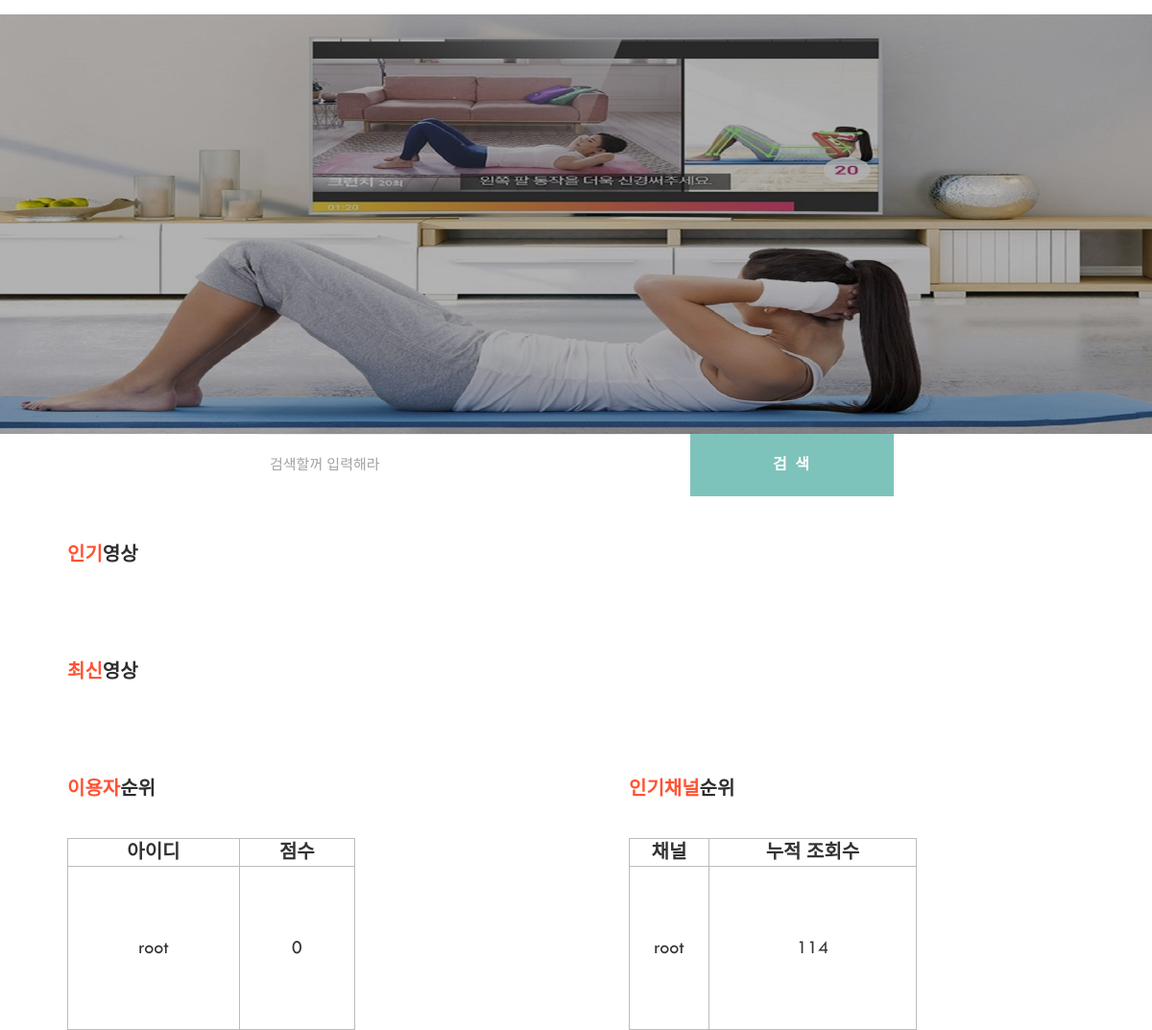
The page / on the database its author committed.
### Users/models.py (models this page shows, shortened)
class UsersDB(AbstractUser): # AbstractUser에 name, password, email 필드가 존재, 따로 만들 필요 없음, 이거 이용해서 구현하면 됨
    user_birth = models.DateField(null=True) # 생년월일

### Videos/views.py (the view)
# urls.py: path('', views.main, name='main'),
def main(request):
    pop = VideosDB.objects.all().order_by('-views')
    late = VideosDB.objects.all().order_by('start_date')
    pop = pop[0:4]
    late = late[0:4]
    Edus_list = EdusDB.objects.values('user_id__username').annotate(Sum('score')).order_by('-score__sum')
    channel = VideosDB.objects.values('editor__username').annotate(Sum('views')).order_by('-views__sum')
    print(channel)
    return render(request, 'index.html', {'pop' : pop, 'late' : late,'user':Edus_list,'channel':channel})

### templates/index.html (shortened to what this page needs)
{% extends 'base.html' %}
{% block content %}
    <section id="subscribe">
        <div class="container">
            <div class="row">
                <div class="col-md-12">
                    <div class="block">
                        <form class="form-inline" action="{% url 'search'%}" method="GET">
                            <div class="form-group">
                                <div class="input-group">
                                    <input type="text" class="form-control" id="exampleInputAmount" name="q" value="{{ q }}" placeholder="검색할꺼 입력해라">
                                    <div class="input-group-addon">
                                        <button class="btn btn-default" type="submit">검 색</button>
                                    </div>
                                </div>
                            </div>
                        </form>
                    </div>
                </div>
            </div>
        </div>
    </section>
    <section id="slider">
        <div class="container">
            <div class="row">
                <div class="col-md-12">
                    <div class="block wow fadeInUp" data-wow-duration="500ms" data-wow-delay="300ms">
                        <div class="title">
                            <h3><span>인기</span>영상</h3>
                        </div>
                    </div>
                </div>
            </div>
        </div>
    </section>
    <section id="slider">
        <div class="container">
            <div class="row">
                <div class="col-md-12">
                    <div class="block wow fadeInUp" data-wow-duration="500ms" data-wow-delay="300ms">
                        <div class="title">
                            <h3><span>최신</span>영상</h3>
                        </div>
                    </div>
                </div>
            </div>
        </div>
    </section>
    <section id="slider">
        <div class="container">
            <div class="row">
                <div class="col-md-12" style="width: 50%; height: 110px; float: left;">
                    <div class="block wow fadeInUp" data-wow-duration="500ms" data-wow-delay="300ms">
                        <div class="title">
                            <h3><span>이용자</span>순위</h3>
                        </div>
                        <br>
                        <br>
                        <div>
                            <table>
                                <thead>
                                    <tr>
                                        <th>아이디</th>
                                        <th>점수</th>
                                    </tr>
                                </thead>
                                <tbody>
                                    {% for x in user %}
                                <tr>
                                    <td>{{x.user_id__username}}</td>
                                    <td>{{x.score__sum}}</td>
                                </tr>
                                {% endfor %}
                                </tbody>
                            </table>
                        </div>
                    </div>
                </div>
                <div class="col-md-12" style="width: 50%; height: 110px; float: left;">
                    <div class="block wow fadeInUp" data-wow-duration="500ms" data-wow-delay="300ms">
                        <div class="title">
                            <h3><span>인기채널</span>순위</h3>
                        </div>
                        <br>
                        <br>
                        <div>
                            <table>
                                <thead>
                                    <tr>
                                        <th>채널</th>
                                        <th>누적 조회수</th>
                                    </tr>
                                </thead>
                                <tbody>
                                    {% for y in channel %}
                                    <tr>
                                        <td>{{y.editor__username}}</td>
                                        <td>{{y.views__sum}}</td>
                                    </tr>
                                    {% endfor %}
                                </tbody>
                            </table>
                        </div>
                    </div>
                </div>
            </div>
        </div>
    </section>
{% endblock %}

### static/css/main.css (style rules this page uses)
body { font-family: myfont; font-size: 14px; font-weight: 400; }
h1, h2, h3, h4, h5, h6 { margin: 0px; font-family: myfont; }
h3 { font-size: 20px; font-weight: 600; }
table, td, th { border: 1px solid #bcbcbc; text-align: center; }
table { font-size: 20px; width: 300px; height: 200px; }
.title { color: #2E2E2E; text-transform: uppercase; padding: 30px 0px; }
.title span { color: #FF5333; }
#slider { padding: 50px 0px; }
#slider .block { padding: 0px 40px; }
#slider .block .title { padding: 0px ; }
#subscribe { text-align: center; background-repeat: no-repeat; background-attachment: fixed; background-size: cover; position: relative; }
#subscribe:before { content: ""; position: absolute; left: 0; right: 0; bottom: 0; top: 0; width: 100%; height: 100%; opacity: 0.3; }
#subscribe .block form .form-control { width: 450px; background: #fff; opacity: 0.9; border: none; height: 65px; border-radius: 0px; font-size: 15px; }
#subscribe .block form .input-group-addon { padding: 0px; border: none; background: none; }
#subscribe .block form .input-group-addon button { width: 212px; height: 65px; border: none; border-radius: 0px; background: #7EC3BB; color: #fff; font-weight: 600; font-size: 16px; letter-spacing: 2px; text-transform: uppercase; -webkit-transition: .3s all; -o-transition: .3s all; transition: .3s all; }

### rows shown on the page
UsersDB: user_id__username "root", score__sum "0", editor__username "root", views__sum "114"
